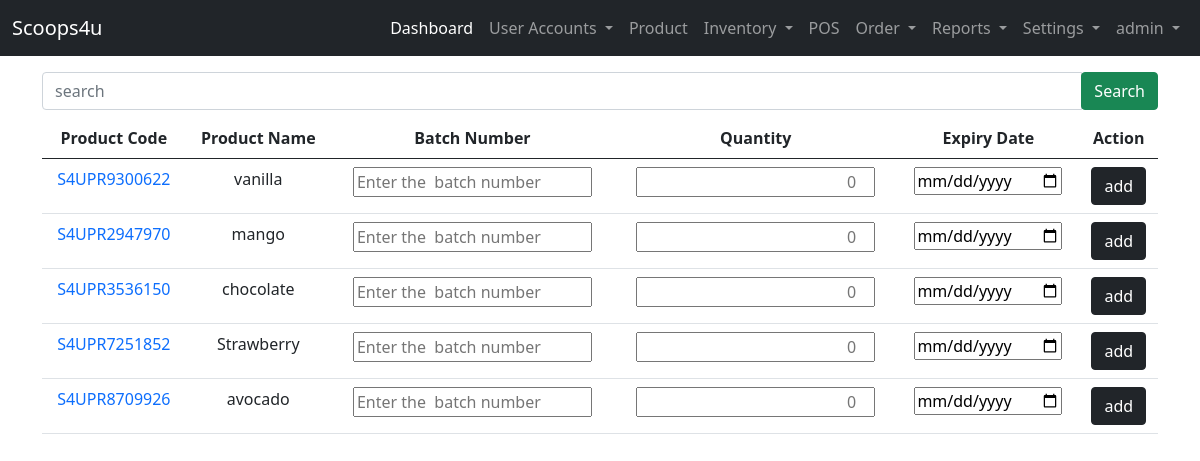
Page /user-site/inventory/ (signed in) on the committed database.
### landing_page/models.py (models this page shows)
class User(AbstractUser):
    ROLE = ((" "," "),("admin","admin"),("staff","staff"),("reseller","reseller"),("rider","rider"))
    STAT = ((" "," "),("active","active"),("inactive","inactive"))
    role = models.CharField(max_length=50, null=True, default=None, choices=ROLE)
    status = models.CharField(max_length=50, null=True, default=None , choices=STAT)

### admin_site/models.py (models this page shows, shortened)
class Product(models.Model):
    STATUS = (("available","available"),("not available","not available"))
    product_code =  models.CharField(unique=True, max_length=200, verbose_name='Product Code')
    product_category =  models.CharField(max_length=200, verbose_name='Category')
    product_name=  models.CharField(max_length=200, verbose_name='Product Name')
    product_unit =  models.CharField(max_length=200, verbose_name='Unit')
    product_ResellerPrice =   models.BigIntegerField(null=True, verbose_name='Reseller Price')
    product_price =   models.BigIntegerField(null=True, verbose_name='Pos Price')
    product_stock =  models.BigIntegerField(null=True, verbose_name='Available Stock')
    product_status =  models.CharField(max_length=200, choices=STATUS, verbose_name='Status')

### admin_site/views.py (the view)
# urls.py: path('inventory/', views.inventory, name='inventory'),
@login_required(login_url='landing_page:login')
def inventory(request):
    list_products = Product.objects.all().order_by('-id')
    context = {'list_products':list_products}
    return render(request, 'admin_site/inventory/add-stock.html', context)

### templates/admin_site/inventory/add-stock.html (shortened to what this page needs)
{% extends 'admin_site/base.html' %}
{% block content %}
<form action="{% url 'admin_site:search_inventory' %}" method="GET" class="my-2">
    <div class="input-group">
        <input type="text" class="form-control" name="search" placeholder="search" required>
        <div class="input-group-append">
            <button class="btn btn-success" type="submit">Search</button>
        </div>
    </div>
</form>
{% if list_products %}
<table class="table table-hover text-center">
    <thead>
    <tr>
        <th>Product Code</th>
        <th>Product Name </th>
        <th>Batch Number</th>
        <th>Quantity</th>
        <th>Expiry Date</th>
        <th>Action</th>
    </tr>
    </thead>
    <tbody>
        {% for list in list_products %}
    <tr>
        <td><a href="{% url 'admin_site:view_product' list.id %}" class="text-decoration-none">{{ list.product_code }}</a></td>
        <td>{{ list.product_name }}</td>
    <form action="{% url 'admin_site:update_inventory'  list.id %}" method="POST">
        <td><input type="number" name="batch_no" placeholder="Enter the  batch number" required></td>
        <td><input type="number" name="quantity" style="text-align:right;" placeholder="0" required></td>
        <td><input type="date" name="expdate" required></td>
        <td><input type="submit" value="add" class="btn btn-dark"></td>
    </form>
    </tr>
    {% endfor %}
    </tbody>
</table>
{% endif %}
{% endblock content %}

### templates/admin_site/base.html (shortened to what this page needs)
{% load static %}
<!DOCTYPE html>
<html lang="en">
<head>
    <link href="https://cdn.jsdelivr.net/npm/bootstrap@5.0.2/dist/css/bootstrap.min.css" rel="stylesheet">
    <link rel="stylesheet" href="{% static 'css/sample.css' %}">
  </head>
<body>
  {% if user.role == "admin"%}
    <nav class="navbar navbar-expand-lg navbar-dark bg-dark">
        <div class="container-fluid">
          <a class="navbar-brand" href="#">Scoops4u</a>
          <div class="collapse navbar-collapse" id="navbarNavDropdown">
            <ul class="navbar-nav ms-auto mb-2 mb-lg-0">
              <li class="nav-item">
                <a class="nav-link active" aria-current="page" href="{% url 'admin_site:dashboard'%}">Dashboard</a>
              </li>
              <li class="nav-item dropdown">
                <a class="nav-link dropdown-toggle" href="#" id="navbarDropdownMenuLink" role="button" data-bs-toggle="dropdown" aria-expanded="false">
                  User Accounts
                </a>
              </li>
              <li class="nav-item">
                <a class="nav-link" href="{%url 'admin_site:list_product' %}">Product</a>
              </li>
              <li class="nav-item dropdown">
                <a class="nav-link dropdown-toggle" href="#" id="navbarDropdownMenuLink" role="button" data-bs-toggle="dropdown" aria-expanded="false">
                  Inventory
                </a>
              </li>
              <li class="nav-item">
                <a class="nav-link" href="{%url 'admin_site:pos' %}">POS</a>
              </li>
              <li class="nav-item dropdown">
                <a class="nav-link dropdown-toggle" href="#" id="navbarDropdownMenuLink" role="button" data-bs-toggle="dropdown" aria-expanded="false">
                  Order
                </a>
              </li>
              <li class="nav-item dropdown">
                <a class="nav-link dropdown-toggle" href="#" id="navbarDropdownMenuLink" role="button" data-bs-toggle="dropdown" aria-expanded="false">
                  Reports
                </a>
              </li>
              <li class="nav-item dropdown">
                <a class="nav-link dropdown-toggle" href="#" id="navbarDropdownMenuLink" role="button" data-bs-toggle="dropdown" aria-expanded="false">
                  Settings
                </a>
              </li>
              <li class="nav-item dropdown">
                <a class="nav-link dropdown-toggle" href="#" id="navbarDropdownMenuLink" role="button" data-bs-toggle="dropdown" aria-expanded="false">
                  {{ user }}
                </a>
              </li>
            </ul>
          </div>
        </div>
      </nav>
  {% endif %}
      <div class="container">
        <div class="row mt-2">
            <div class="col-lg-12">
                {% block content %}
                {% endblock content %}
            </div>
        </div>
      </div>
</body>
</html>

### rows in the picture
User: username "admin"
Product: product_code "S4UPR9300622", product_name "vanilla"
Product: product_code "S4UPR2947970", product_name "mango"
Product: product_code "S4UPR3536150", product_name "chocolate"
Product: product_code "S4UPR7251852", product_name "Strawberry"
Product: product_code "S4UPR8709926", product_name "avocado"
